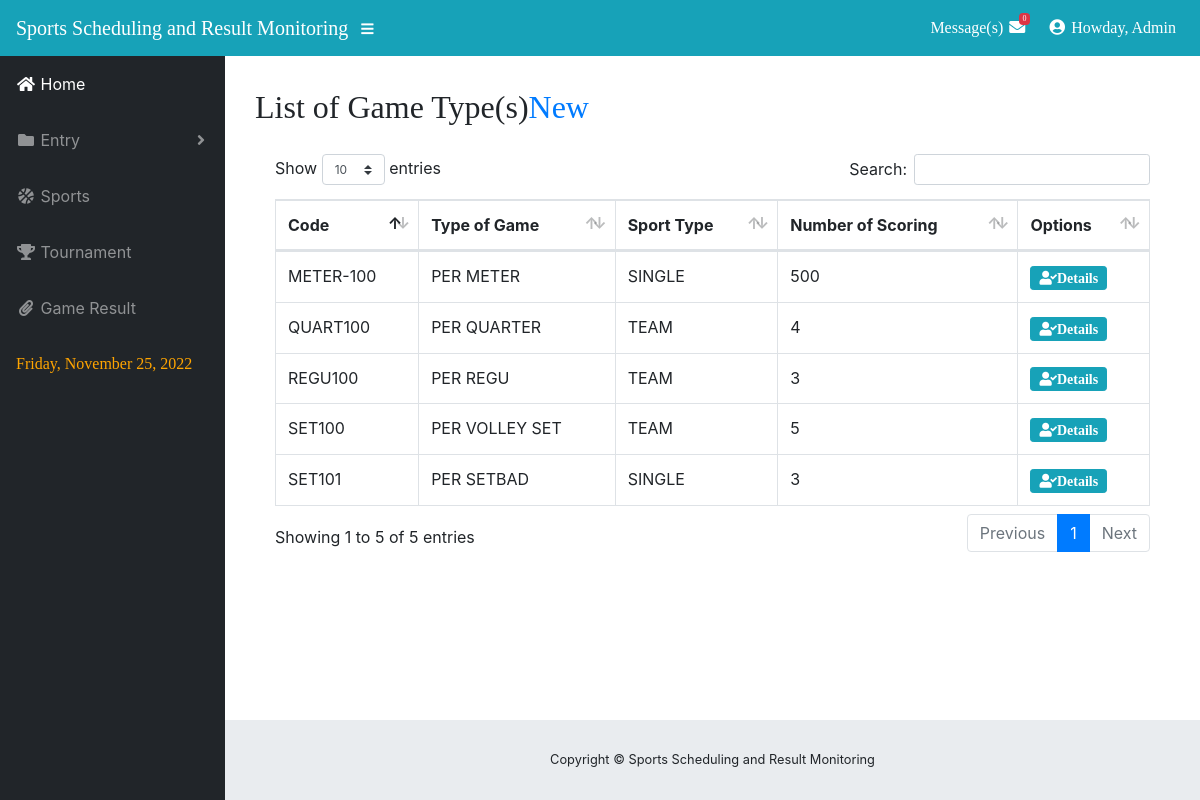
/sports_scheduling/sports_scheduling/Admin/gametype.php (signed in), run on the app's committed database.
### tables this page shows
CREATE TABLE `game_type` (
  `game_type_id` int(11) NOT NULL,
  `type_of_game` varchar(30) NOT NULL,
  `sport_type_code` varchar(30) NOT NULL,
  `number_of_scoring` int(11) NOT NULL,
  `game_type_code` varchar(30) NOT NULL
);

CREATE TABLE `sports_type` (
  `sport_type_id` int(11) NOT NULL,
  `sport_type_code` varchar(30) NOT NULL,
  `sport_type` varchar(30) NOT NULL
);

### sports_scheduling/sports_scheduling/Admin/gametype.php (the view, shortened to what this page needs)
<?php include 'theme/header.php'; ?>
<?php include 'theme/sidebar.php'; ?>
   <div id="content-wrapper">
        <div class="container-fluid">
 <h2 style="font-family: AR BLANCA">List of Game Type(s)<a href="#addtype" data-target="#addtype" data-toggle="modal">New</a></h2>
            <div class="card-body">
              <div class="table-responsive">
                <table class="table table-bordered" id="dataTable" width="100%" cellspacing="0">
                  <thead>
                    <tr>
                      <th>Code</th>
                      <th>Type of Game</th>
                      <th>Sport Type</th>
                      <th>Number of Scoring</th>
                      <th>Options</th>
                    </tr>
                  </thead>
              <?php
$query = 'SELECT g.game_type_id,g.game_type_code,g.type_of_game,s.sport_type,g.number_of_scoring FROM game_type g,sports_type s where s.sport_type_code = g.sport_type_code';
                    $result = mysqli_query($db, $query) or die (mysqli_error($db));
                        while ($row = mysqli_fetch_assoc($result)) {
                            echo '<tr>';
                              echo '<td>'. $row['game_type_code'].'</td>';
                               echo '<td>'. $row['type_of_game'].'</td>';
                                echo '<td>'. $row['sport_type'].'</td>';
                                 echo '<td>'. $row['number_of_scoring'].'</td>';
                            echo '<td><a  type="button" class="btn btn-sm btn-info fas fa-user-check" href="patientsdetails.php?action=post & id='.$row['game_type_id'] . '">Details</a></td> ';
                            echo '</tr>';
                }
            ?>
                </table>
              </div>
              </div>
            </div>
<?php include 'theme/footer.php'; ?>

### sports_scheduling/sports_scheduling/Admin/css/sb-admin.css (style rules this page uses)
html { position: relative; min-height: 100%; }
body { height: 100%; }
#wrapper #content-wrapper { overflow-x: hidden; width: 100%; padding-top: 1rem; padding-bottom: 80px; }
:root { --input-padding-x: 0.75rem; --input-padding-y: 0.75rem; }

### data on the page
game_type: game_type_code "QUART100", type_of_game "PER QUARTER", sports_type.sport_type "TEAM", number_of_scoring "4"
game_type: game_type_code "REGU100", type_of_game "PER REGU", sports_type.sport_type "TEAM", number_of_scoring "3"
game_type: game_type_code "SET100", type_of_game "PER VOLLEY SET", sports_type.sport_type "TEAM", number_of_scoring "5"
game_type: game_type_code "METER-100", type_of_game "PER METER", sports_type.sport_type "SINGLE", number_of_scoring "500"
game_type: game_type_code "SET101", type_of_game "PER SETBAD", sports_type.sport_type "SINGLE", number_of_scoring "3"

### other printed values
$count "0"
$_SESSION['user_type'] "Admin"
date('l, F d, Y',strtotime($Today) ) "Friday, November 25, 2022"
